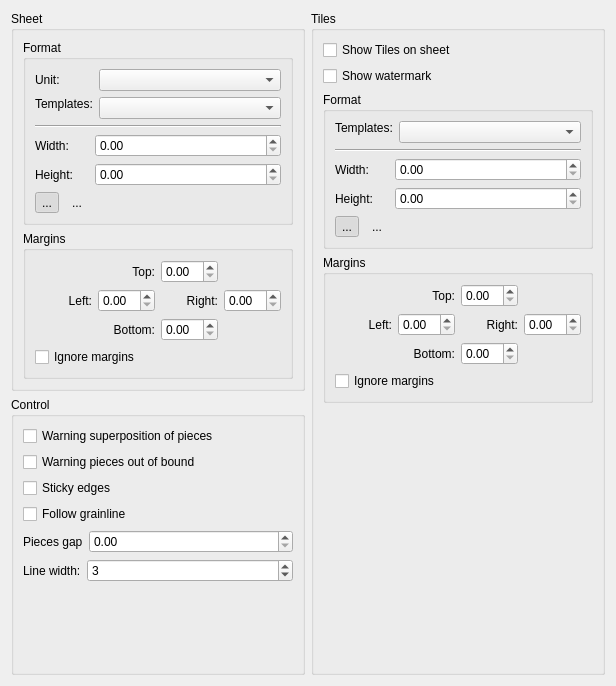
<?xml version="1.0" encoding="UTF-8"?>
<ui version="4.0">
 <class>PuzzlePreferencesLayoutPage</class>
 <widget class="QWidget" name="PuzzlePreferencesLayoutPage">
  <property name="geometry">
   <rect>
    <x>0</x>
    <y>0</y>
    <width>616</width>
    <height>686</height>
   </rect>
  </property>
  <property name="windowTitle">
   <string notr="true">Form</string>
  </property>
  <layout class="QHBoxLayout" name="horizontalLayout_5">
   <item>
    <layout class="QVBoxLayout" name="verticalLayout_7">
     <item>
      <widget class="QGroupBox" name="groupBox">
       <property name="title">
        <string>Sheet</string>
       </property>
       <layout class="QVBoxLayout" name="verticalLayout_2">
        <item>
         <widget class="QGroupBox" name="groupBoxPaperFormat">
          <property name="autoFillBackground">
           <bool>false</bool>
          </property>
          <property name="title">
           <string>Format</string>
          </property>
          <property name="flat">
           <bool>false</bool>
          </property>
          <property name="checkable">
           <bool>false</bool>
          </property>
          <property name="checked">
           <bool>false</bool>
          </property>
          <layout class="QVBoxLayout" name="verticalLayout">
           <item>
            <layout class="QFormLayout" name="formLayout">
             <property name="fieldGrowthPolicy">
              <enum>QFormLayout::AllNonFixedFieldsGrow</enum>
             </property>
             <item row="0" column="0">
              <widget class="QLabel" name="labelLayoutUnit">
               <property name="text">
                <string>Unit:</string>
               </property>
              </widget>
             </item>
             <item row="0" column="1">
              <widget class="QComboBox" name="comboBoxLayoutUnit"/>
             </item>
             <item row="1" column="0">
              <widget class="QLabel" name="label_2">
               <property name="sizePolicy">
                <sizepolicy hsizetype="Fixed" vsizetype="Fixed">
                 <horstretch>0</horstretch>
                 <verstretch>0</verstretch>
                </sizepolicy>
               </property>
               <property name="text">
                <string>Templates:</string>
               </property>
              </widget>
             </item>
             <item row="1" column="1">
              <widget class="QComboBox" name="comboBoxSheetTemplates"/>
             </item>
            </layout>
           </item>
           <item>
            <widget class="Line" name="line">
             <property name="orientation">
              <enum>Qt::Horizontal</enum>
             </property>
            </widget>
           </item>
           <item>
            <layout class="QGridLayout" name="gridLayout">
             <item row="2" column="0">
              <layout class="QHBoxLayout" name="horizontalLayout">
               <item>
                <widget class="QToolButton" name="toolButtonSheetPortraitOritation">
                 <property name="text">
                  <string notr="true">...</string>
                 </property>
                 <property name="icon">
                  <iconset resource="../../../../libs/vmisc/share/resources/icon.qrc">
                   <normaloff>:/icon/16x16/portrait.png</normaloff>:/icon/16x16/portrait.png</iconset>
                 </property>
                 <property name="checkable">
                  <bool>true</bool>
                 </property>
                 <property name="checked">
                  <bool>true</bool>
                 </property>
                 <property name="autoRaise">
                  <bool>true</bool>
                 </property>
                </widget>
               </item>
               <item>
                <widget class="QToolButton" name="toolButtonSheetLandscapeOrientation">
                 <property name="text">
                  <string notr="true">...</string>
                 </property>
                 <property name="icon">
                  <iconset resource="../../../../libs/vmisc/share/resources/icon.qrc">
                   <normaloff>:/icon/16x16/landscape.png</normaloff>:/icon/16x16/landscape.png</iconset>
                 </property>
                 <property name="checkable">
                  <bool>true</bool>
                 </property>
                 <property name="checked">
                  <bool>false</bool>
                 </property>
                 <property name="autoRaise">
                  <bool>true</bool>
                 </property>
                </widget>
               </item>
              </layout>
             </item>
             <item row="0" column="0">
              <widget class="QLabel" name="labelWidth">
               <property name="sizePolicy">
                <sizepolicy hsizetype="Fixed" vsizetype="Preferred">
                 <horstretch>0</horstretch>
                 <verstretch>0</verstretch>
                </sizepolicy>
               </property>
               <property name="text">
                <string>Width:</string>
               </property>
              </widget>
             </item>
             <item row="1" column="0">
              <widget class="QLabel" name="labelHeight">
               <property name="sizePolicy">
                <sizepolicy hsizetype="Fixed" vsizetype="Preferred">
                 <horstretch>0</horstretch>
                 <verstretch>0</verstretch>
                </sizepolicy>
               </property>
               <property name="text">
                <string>Height:</string>
               </property>
              </widget>
             </item>
             <item row="1" column="1">
              <widget class="QDoubleSpinBox" name="doubleSpinBoxSheetPaperHeight">
               <property name="minimumSize">
                <size>
                 <width>94</width>
                 <height>0</height>
                </size>
               </property>
               <property name="decimals">
                <number>2</number>
               </property>
               <property name="maximum">
                <double>99999.000000000000000</double>
               </property>
              </widget>
             </item>
             <item row="0" column="1">
              <widget class="QDoubleSpinBox" name="doubleSpinBoxSheetPaperWidth">
               <property name="minimumSize">
                <size>
                 <width>94</width>
                 <height>0</height>
                </size>
               </property>
               <property name="decimals">
                <number>2</number>
               </property>
               <property name="maximum">
                <double>99999.990000000005239</double>
               </property>
              </widget>
             </item>
            </layout>
           </item>
          </layout>
         </widget>
        </item>
        <item>
         <widget class="QGroupBox" name="groupBoxSheetMargin">
          <property name="title">
           <string>Margins</string>
          </property>
          <layout class="QVBoxLayout" name="verticalLayout_4">
           <item>
            <layout class="QGridLayout" name="gridLayout_2">
             <item row="1" column="2">
              <widget class="QLabel" name="labelSheetMarginRight">
               <property name="text">
                <string>Right:</string>
               </property>
               <property name="alignment">
                <set>Qt::AlignRight|Qt::AlignTrailing|Qt::AlignVCenter</set>
               </property>
              </widget>
             </item>
             <item row="0" column="2">
              <widget class="QDoubleSpinBox" name="doubleSpinBoxSheetMarginTop">
               <property name="alignment">
                <set>Qt::AlignLeading|Qt::AlignLeft|Qt::AlignVCenter</set>
               </property>
               <property name="singleStep">
                <double>0.100000000000000</double>
               </property>
              </widget>
             </item>
             <item row="0" column="1">
              <widget class="QLabel" name="labelSheetMarginTop">
               <property name="text">
                <string>Top:</string>
               </property>
               <property name="alignment">
                <set>Qt::AlignRight|Qt::AlignTrailing|Qt::AlignVCenter</set>
               </property>
              </widget>
             </item>
             <item row="1" column="1">
              <widget class="QDoubleSpinBox" name="doubleSpinBoxSheetMarginLeft">
               <property name="singleStep">
                <double>0.100000000000000</double>
               </property>
              </widget>
             </item>
             <item row="1" column="3">
              <widget class="QDoubleSpinBox" name="doubleSpinBoxSheetMarginRight">
               <property name="singleStep">
                <double>0.100000000000000</double>
               </property>
              </widget>
             </item>
             <item row="1" column="0">
              <widget class="QLabel" name="labelSheetMarginLeft">
               <property name="text">
                <string>Left:</string>
               </property>
               <property name="alignment">
                <set>Qt::AlignRight|Qt::AlignTrailing|Qt::AlignVCenter</set>
               </property>
              </widget>
             </item>
             <item row="2" column="1">
              <widget class="QLabel" name="labelSheetMarginBottom">
               <property name="text">
                <string>Bottom:</string>
               </property>
               <property name="alignment">
                <set>Qt::AlignRight|Qt::AlignTrailing|Qt::AlignVCenter</set>
               </property>
              </widget>
             </item>
             <item row="2" column="2">
              <widget class="QDoubleSpinBox" name="doubleSpinBoxSheetMarginBottom">
               <property name="singleStep">
                <double>0.100000000000000</double>
               </property>
              </widget>
             </item>
            </layout>
           </item>
           <item>
            <widget class="QCheckBox" name="checkBoxLayoutIgnoreFileds">
             <property name="sizePolicy">
              <sizepolicy hsizetype="Preferred" vsizetype="Fixed">
               <horstretch>0</horstretch>
               <verstretch>0</verstretch>
              </sizepolicy>
             </property>
             <property name="text">
              <string>Ignore margins</string>
             </property>
            </widget>
           </item>
          </layout>
         </widget>
        </item>
       </layout>
      </widget>
     </item>
     <item>
      <widget class="QGroupBox" name="groupBoxLayoutControl">
       <property name="title">
        <string>Control</string>
       </property>
       <layout class="QVBoxLayout" name="verticalLayout_8">
        <item>
         <widget class="QCheckBox" name="checkBoxWarningPiecesSuperposition">
          <property name="text">
           <string>Warning superposition of pieces</string>
          </property>
         </widget>
        </item>
        <item>
         <widget class="QCheckBox" name="checkBoxWarningPiecesOutOfBound">
          <property name="text">
           <string>Warning pieces out of bound</string>
          </property>
         </widget>
        </item>
        <item>
         <widget class="QCheckBox" name="checkBoxStickyEdges">
          <property name="text">
           <string>Sticky edges</string>
          </property>
         </widget>
        </item>
        <item>
         <widget class="QCheckBox" name="checkBoxFollowGrainline">
          <property name="text">
           <string>Follow grainline</string>
          </property>
         </widget>
        </item>
        <item>
         <layout class="QHBoxLayout" name="horizontalLayout_2">
          <item>
           <widget class="QLabel" name="labelSheetPiecesGap">
            <property name="sizePolicy">
             <sizepolicy hsizetype="Fixed" vsizetype="Preferred">
              <horstretch>0</horstretch>
              <verstretch>0</verstretch>
             </sizepolicy>
            </property>
            <property name="text">
             <string>Pieces gap</string>
            </property>
           </widget>
          </item>
          <item>
           <widget class="QDoubleSpinBox" name="doubleSpinBoxPiecesGap"/>
          </item>
         </layout>
        </item>
        <item>
         <layout class="QHBoxLayout" name="horizontalLayout_4">
          <item>
           <widget class="QLabel" name="label">
            <property name="sizePolicy">
             <sizepolicy hsizetype="Fixed" vsizetype="Preferred">
              <horstretch>0</horstretch>
              <verstretch>0</verstretch>
             </sizepolicy>
            </property>
            <property name="text">
             <string>Line width:</string>
            </property>
           </widget>
          </item>
          <item>
           <widget class="QSpinBox" name="spinBoxLineWidth">
            <property name="minimum">
             <number>1</number>
            </property>
            <property name="maximum">
             <number>10</number>
            </property>
            <property name="value">
             <number>3</number>
            </property>
           </widget>
          </item>
         </layout>
        </item>
        <item>
         <spacer name="verticalSpacer">
          <property name="orientation">
           <enum>Qt::Vertical</enum>
          </property>
          <property name="sizeHint" stdset="0">
           <size>
            <width>20</width>
            <height>40</height>
           </size>
          </property>
         </spacer>
        </item>
       </layout>
      </widget>
     </item>
    </layout>
   </item>
   <item>
    <widget class="QGroupBox" name="groupBox_2">
     <property name="title">
      <string>Tiles</string>
     </property>
     <property name="checkable">
      <bool>false</bool>
     </property>
     <property name="checked">
      <bool>false</bool>
     </property>
     <layout class="QVBoxLayout" name="verticalLayout_5">
      <item>
       <widget class="QCheckBox" name="checkBoxTileShowTiles">
        <property name="text">
         <string>Show Tiles on sheet</string>
        </property>
       </widget>
      </item>
      <item>
       <widget class="QCheckBox" name="checkBoxTileShowWatermark">
        <property name="toolTip">
         <string>Show watermark preview</string>
        </property>
        <property name="text">
         <string>Show watermark</string>
        </property>
       </widget>
      </item>
      <item>
       <widget class="QGroupBox" name="groupBoxPaperFormat_2">
        <property name="autoFillBackground">
         <bool>false</bool>
        </property>
        <property name="title">
         <string>Format</string>
        </property>
        <property name="flat">
         <bool>false</bool>
        </property>
        <property name="checkable">
         <bool>false</bool>
        </property>
        <property name="checked">
         <bool>false</bool>
        </property>
        <layout class="QVBoxLayout" name="verticalLayout_3">
         <item>
          <layout class="QFormLayout" name="formLayout_2">
           <property name="fieldGrowthPolicy">
            <enum>QFormLayout::AllNonFixedFieldsGrow</enum>
           </property>
           <item row="0" column="0">
            <widget class="QLabel" name="label_3">
             <property name="sizePolicy">
              <sizepolicy hsizetype="Fixed" vsizetype="Fixed">
               <horstretch>0</horstretch>
               <verstretch>0</verstretch>
              </sizepolicy>
             </property>
             <property name="text">
              <string>Templates:</string>
             </property>
            </widget>
           </item>
           <item row="0" column="1">
            <widget class="QComboBox" name="comboBoxTileTemplates"/>
           </item>
          </layout>
         </item>
         <item>
          <widget class="Line" name="line_2">
           <property name="orientation">
            <enum>Qt::Horizontal</enum>
           </property>
          </widget>
         </item>
         <item>
          <layout class="QGridLayout" name="gridLayout_3">
           <item row="2" column="0">
            <layout class="QHBoxLayout" name="horizontalLayout_3">
             <item>
              <widget class="QToolButton" name="toolButtonTilePortraitOrientation">
               <property name="text">
                <string notr="true">...</string>
               </property>
               <property name="icon">
                <iconset resource="../../../../libs/vmisc/share/resources/icon.qrc">
                 <normaloff>:/icon/16x16/portrait.png</normaloff>:/icon/16x16/portrait.png</iconset>
               </property>
               <property name="checkable">
                <bool>true</bool>
               </property>
               <property name="checked">
                <bool>true</bool>
               </property>
               <property name="autoRaise">
                <bool>true</bool>
               </property>
              </widget>
             </item>
             <item>
              <widget class="QToolButton" name="toolButtonTileLandscapeOrientation">
               <property name="text">
                <string notr="true">...</string>
               </property>
               <property name="icon">
                <iconset resource="../../../../libs/vmisc/share/resources/icon.qrc">
                 <normaloff>:/icon/16x16/landscape.png</normaloff>:/icon/16x16/landscape.png</iconset>
               </property>
               <property name="checkable">
                <bool>true</bool>
               </property>
               <property name="checked">
                <bool>false</bool>
               </property>
               <property name="autoRaise">
                <bool>true</bool>
               </property>
              </widget>
             </item>
            </layout>
           </item>
           <item row="0" column="0">
            <widget class="QLabel" name="labelWidth_2">
             <property name="sizePolicy">
              <sizepolicy hsizetype="Fixed" vsizetype="Preferred">
               <horstretch>0</horstretch>
               <verstretch>0</verstretch>
              </sizepolicy>
             </property>
             <property name="text">
              <string>Width:</string>
             </property>
            </widget>
           </item>
           <item row="1" column="0">
            <widget class="QLabel" name="labelHeight_2">
             <property name="sizePolicy">
              <sizepolicy hsizetype="Fixed" vsizetype="Preferred">
               <horstretch>0</horstretch>
               <verstretch>0</verstretch>
              </sizepolicy>
             </property>
             <property name="text">
              <string>Height:</string>
             </property>
            </widget>
           </item>
           <item row="1" column="1">
            <widget class="QDoubleSpinBox" name="doubleSpinBoxTilePaperHeight">
             <property name="minimumSize">
              <size>
               <width>94</width>
               <height>0</height>
              </size>
             </property>
             <property name="decimals">
              <number>2</number>
             </property>
             <property name="maximum">
              <double>99999.000000000000000</double>
             </property>
            </widget>
           </item>
           <item row="0" column="1">
            <widget class="QDoubleSpinBox" name="doubleSpinBoxTilePaperWidth">
             <property name="minimumSize">
              <size>
               <width>94</width>
               <height>0</height>
              </size>
             </property>
             <property name="decimals">
              <number>2</number>
             </property>
             <property name="maximum">
              <double>99999.990000000005239</double>
             </property>
            </widget>
           </item>
          </layout>
         </item>
        </layout>
       </widget>
      </item>
      <item>
       <widget class="QGroupBox" name="groupBoxSheetMargin_2">
        <property name="title">
         <string>Margins</string>
        </property>
        <layout class="QVBoxLayout" name="verticalLayout_6">
         <item>
          <layout class="QGridLayout" name="gridLayout_4">
           <item row="1" column="2">
            <widget class="QLabel" name="labelSheetMarginRight_2">
             <property name="text">
              <string>Right:</string>
             </property>
             <property name="alignment">
              <set>Qt::AlignRight|Qt::AlignTrailing|Qt::AlignVCenter</set>
             </property>
            </widget>
           </item>
           <item row="0" column="2">
            <widget class="QDoubleSpinBox" name="doubleSpinBoxTileMarginTop">
             <property name="alignment">
              <set>Qt::AlignLeading|Qt::AlignLeft|Qt::AlignVCenter</set>
             </property>
             <property name="singleStep">
              <double>0.100000000000000</double>
             </property>
            </widget>
           </item>
           <item row="0" column="1">
            <widget class="QLabel" name="labelSheetMarginTop_2">
             <property name="text">
              <string>Top:</string>
             </property>
             <property name="alignment">
              <set>Qt::AlignRight|Qt::AlignTrailing|Qt::AlignVCenter</set>
             </property>
            </widget>
           </item>
           <item row="1" column="1">
            <widget class="QDoubleSpinBox" name="doubleSpinBoxTileMarginLeft">
             <property name="singleStep">
              <double>0.100000000000000</double>
             </property>
            </widget>
           </item>
           <item row="1" column="3">
            <widget class="QDoubleSpinBox" name="doubleSpinBoxTileMarginRight">
             <property name="singleStep">
              <double>0.100000000000000</double>
             </property>
            </widget>
           </item>
           <item row="1" column="0">
            <widget class="QLabel" name="labelSheetMarginLeft_2">
             <property name="text">
              <string>Left:</string>
             </property>
             <property name="alignment">
              <set>Qt::AlignRight|Qt::AlignTrailing|Qt::AlignVCenter</set>
             </property>
            </widget>
           </item>
           <item row="2" column="1">
            <widget class="QLabel" name="labelSheetMarginBottom_2">
             <property name="text">
              <string>Bottom:</string>
             </property>
             <property name="alignment">
              <set>Qt::AlignRight|Qt::AlignTrailing|Qt::AlignVCenter</set>
             </property>
            </widget>
           </item>
           <item row="2" column="2">
            <widget class="QDoubleSpinBox" name="doubleSpinBoxTileMarginBottom">
             <property name="singleStep">
              <double>0.100000000000000</double>
             </property>
            </widget>
           </item>
          </layout>
         </item>
         <item>
          <widget class="QCheckBox" name="checkBoxTileIgnoreFileds">
           <property name="sizePolicy">
            <sizepolicy hsizetype="Preferred" vsizetype="Fixed">
             <horstretch>0</horstretch>
             <verstretch>0</verstretch>
            </sizepolicy>
           </property>
           <property name="text">
            <string>Ignore margins</string>
           </property>
          </widget>
         </item>
        </layout>
       </widget>
      </item>
      <item>
       <spacer name="verticalSpacer_2">
        <property name="orientation">
         <enum>Qt::Vertical</enum>
        </property>
        <property name="sizeHint" stdset="0">
         <size>
          <width>20</width>
          <height>40</height>
         </size>
        </property>
       </spacer>
      </item>
     </layout>
    </widget>
   </item>
  </layout>
 </widget>
 <resources>
  <include location="../../../../libs/vmisc/share/resources/icon.qrc"/>
 </resources>
 <connections/>
</ui>
